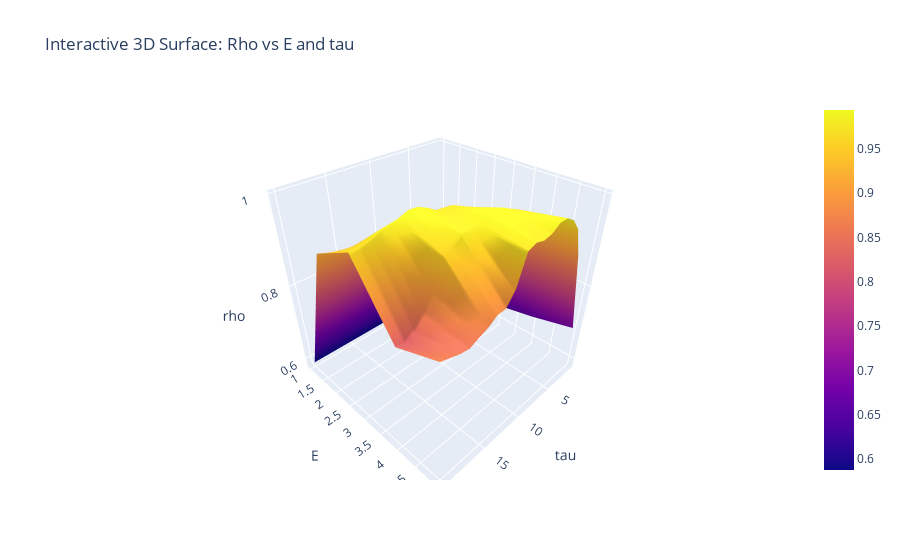

The code cell stored with this chart in its notebook:
### Code cell
import xarray as xr
import pandas as pd
import numpy as np
import random

import plotly.graph_objects as go
from plotly.subplots import make_subplots

from pyEDM import EmbedDimension

ages = df_pre["age"]


df_tmp = pd.DataFrame({
    "Time": ages,
    "pre": df_pre["pre"],  # predictor
    "sd": df_sd['percentage']          # target to predict
})

# We'll store a 2D array of shape (5,10) for E=1..5, tau=1..10
RhoMatrix = np.zeros((5, 20))

# For each tau in 1..10, call EmbedDimension once with maxE=5 and Tp=tau
for tau in range(1, 21):
    edm_out = EmbedDimension(
        dataFrame=df_tmp,
        columns="sd",
        target="pre",
        maxE=5,          # We'll evaluate E=1..5
        tau=tau,
        Tp=0,
        lib="1 975",     # Entire time series, adapt if needed
        pred="1 975",
        showPlot=False,  # We'll handle plotting ourselves
    )

    for e_row in edm_out.itertuples():
        e_val = e_row.E     # 1..5
        rho_val = e_row.rho
        RhoMatrix[int(e_val - 1), int(tau - 1)] = rho_val

# Axis values for plotting
E_axis = np.arange(1, 6)     # E = 1..5
Tau_axis = np.arange(1, 21)  # tau = 1..10


fig = go.Figure(data=[go.Surface(z=RhoMatrix, x=Tau_axis, y=E_axis)])

# Update the layout for better clarity.
fig.update_layout(
    title='Interactive 3D Surface: Rho vs E and tau',
    scene=dict(
        xaxis_title='tau',
        yaxis_title='E',
        zaxis_title='rho',
    ),
    autosize=True,
)

fig.show()

# E=4, tau=10

### Figure 1 — Plotly figure (JSON) as saved in the notebook; plotly's stock layout.template omitted (floating-point values rounded to 4 significant figures)
{"data": [{"type": "surface", "x": [1, 2, 3, 4, 5, 6, 7, 8, 9, 10, 11, 12, 13, 14, 15, 16, 17, 18, 19, 20], "y": [1, 2, 3, 4, 5], "z": [[0.5875, 0.5875, 0.5875, 0.5875, 0.5875, 0.5875, 0.5875, 0.5875, 0.5875, 0.5875, 0.5875, 0.5875, 0.5875, 0.5875, 0.5875, 0.5875, 0.5875, 0.5875, 0.5875, 0.5875], [0.626, 0.6381, 0.6665, 0.7005, 0.7281, 0.7527, 0.7798, 0.8018, 0.8224, 0.8465, 0.8646, 0.8775, 0.8971, 0.9029, 0.8959, 0.9036, 0.9008, 0.902, 0.9118, 0.9191], [0.6426, 0.6972, 0.7465, 0.8091, 0.8612, 0.9052, 0.9383, 0.9572, 0.9677, 0.9695, 0.9719, 0.9834, 0.9922, 0.9937, 0.9864, 0.9829, 0.9798, 0.9725, 0.9664, 0.9639], [0.6637, 0.7428, 0.8283, 0.8992, 0.9513, 0.9716, 0.9797, 0.9891, 0.9927, 0.9904, 0.9816, 0.9767, 0.9795, 0.9655, 0.9551, 0.8997, 0.8627, 0.8379, 0.825, 0.8305], [0.6899, 0.7902, 0.8895, 0.9535, 0.9781, 0.9893, 0.9892, 0.9768, 0.9725, 0.9772, 0.9703, 0.9095, 0.8821, 0.8813, 0.8681, 0.8605, 0.8514, 0.8547, 0.8611, 0.8675]]}], "layout": {"autosize": true, "scene": {"xaxis": {"title": {"text": "tau"}}, "yaxis": {"title": {"text": "E"}}, "zaxis": {"title": {"text": "rho"}}}, "title": {"text": "Interactive 3D Surface: Rho vs E and tau"}}}
